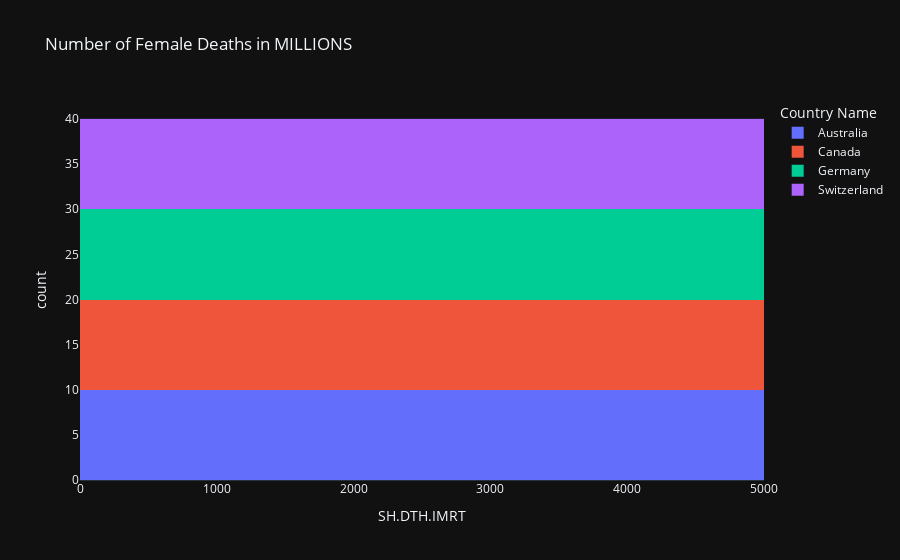

The code cell stored with this chart in its notebook:
### Code cell
#Number of Infant Female Deaths 
#X-Axis:-SH.DTH.IMRT,count of Female Deaths
#Y-Axis:-Count in MILLIONS 
fig = px.histogram(data_frame=df, x="SH.DTH.IMRT",hover_name='Country Name',color='Country Name',nbins=1,title='Number of Female Deaths in MILLIONS')
fig.show()

### Figure 1 — Plotly figure (JSON) as saved in the notebook; plotly's stock layout.template omitted (floating-point values rounded to 4 significant figures)
{"data": [{"alignmentgroup": "True", "bingroup": "x", "hovertemplate": "Country Name=Australia<br>SH.DTH.IMRT=%{x}<br>count=%{y}<extra></extra>", "legendgroup": "Australia", "marker": {"color": "#636efa"}, "name": "Australia", "nbinsx": 1, "offsetgroup": "Australia", "orientation": "v", "showlegend": true, "type": "histogram", "x": [1200, 1157, 1114, 1075, 1044, 1021, 1006, 994, 984, 972], "xaxis": "x", "yaxis": "y"}, {"alignmentgroup": "True", "bingroup": "x", "hovertemplate": "Country Name=Canada<br>SH.DTH.IMRT=%{x}<br>count=%{y}<extra></extra>", "legendgroup": "Canada", "marker": {"color": "#EF553B"}, "name": "Canada", "nbinsx": 1, "offsetgroup": "Canada", "orientation": "v", "showlegend": true, "type": "histogram", "x": [1845, 1841, 1832, 1819, 1799, 1774, 1745, 1713, 1677, 1639], "xaxis": "x", "yaxis": "y"}, {"alignmentgroup": "True", "bingroup": "x", "hovertemplate": "Country Name=Germany<br>SH.DTH.IMRT=%{x}<br>count=%{y}<extra></extra>", "legendgroup": "Germany", "marker": {"color": "#00cc96"}, "name": "Germany", "nbinsx": 1, "offsetgroup": "Germany", "orientation": "v", "showlegend": true, "type": "histogram", "x": [2344, 2317, 2311, 2326, 2358, 2401, 2447, 2487, 2512, 2517], "xaxis": "x", "yaxis": "y"}, {"alignmentgroup": "True", "bingroup": "x", "hovertemplate": "Country Name=Switzerland<br>SH.DTH.IMRT=%{x}<br>count=%{y}<extra></extra>", "legendgroup": "Switzerland", "marker": {"color": "#ab63fa"}, "name": "Switzerland", "nbinsx": 1, "offsetgroup": "Switzerland", "orientation": "v", "showlegend": true, "type": "histogram", "x": [311, 313, 316, 319, 321, 323, 322, 321, 318, 314], "xaxis": "x", "yaxis": "y"}], "layout": {"barmode": "relative", "legend": {"title": {"text": "Country Name"}, "tracegroupgap": 0}, "title": {"text": "Number of Female Deaths in MILLIONS"}, "xaxis": {"anchor": "y", "domain": [0, 1], "title": {"text": "SH.DTH.IMRT"}}, "yaxis": {"anchor": "x", "domain": [0, 1], "title": {"text": "count"}}}}
